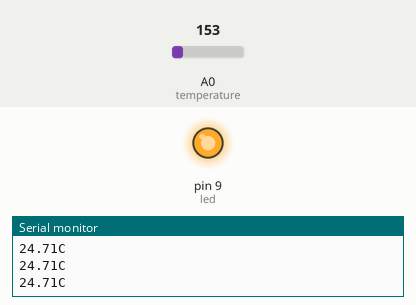
The sketch below on a simulated Arduino Uno, built with avr-gcc and run on an emulated ATmega328P. Parts: output pins drawn as LEDs (lit = HIGH), the last lines printed to the serial monitor. The inputs (shaded band) are chosen by the test bench; at power-on: A0 (temperature) = 153.

Above: at 1.3 s.
1.4 s: A0 (temperature) set to 172
At 2.7 s:
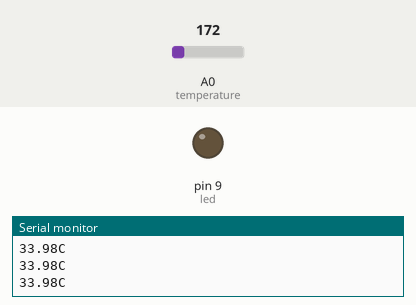
3.0 s: A0 (temperature) set to 133
At 4.1 s:
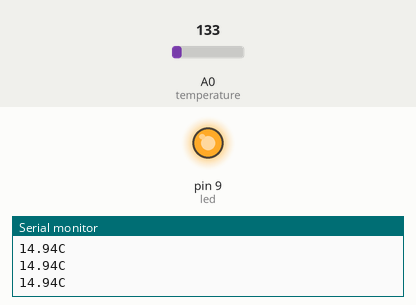
4.5 s: A0 (temperature) set to 165
At 5.4 s:
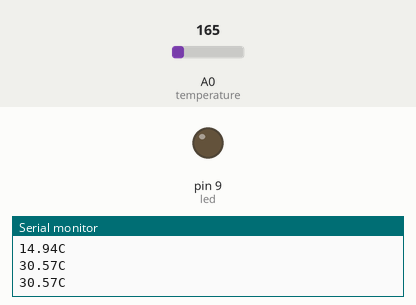
Timing chart, 0 to 7.5 s (numbered marks = the images above; inputs shaded):
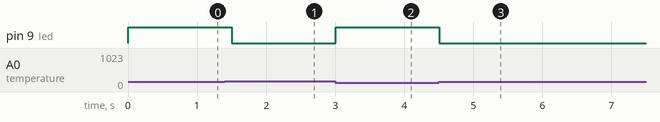

Measured:
- the behaviour switches between 157 and 158 on A0 (temperature) (found by bisection; images 0 and 1)
- after the input at 1.4 s, pin 9 (led): HIGH → LOW after 0.10 s
- after the input at 3.0 s, pin 9 (led): LOW → HIGH at once
- after the input at 4.5 s, pin 9 (led): HIGH → LOW at once

The sketch:

temperature2.ino
```cpp
const int temperature = A0;
const int led = 9;

void setup() {
  // put your setup code here, to run once:
  Serial.begin(115200);
  pinMode(led,OUTPUT);
}

void loop() {
  // put your main code here, to run repeatedly:
  int value = analogRead(temperature);

  float volt = value * 5.0 / 1024.0;
  float tempC = (volt -0.5)*100;
  Serial.print(tempC);
  Serial.println("C");

  if(tempC < 27.0){
    digitalWrite(led,HIGH);
  }
  else{
    digitalWrite(led,LOW);
  }
  delay(500);
}
```
